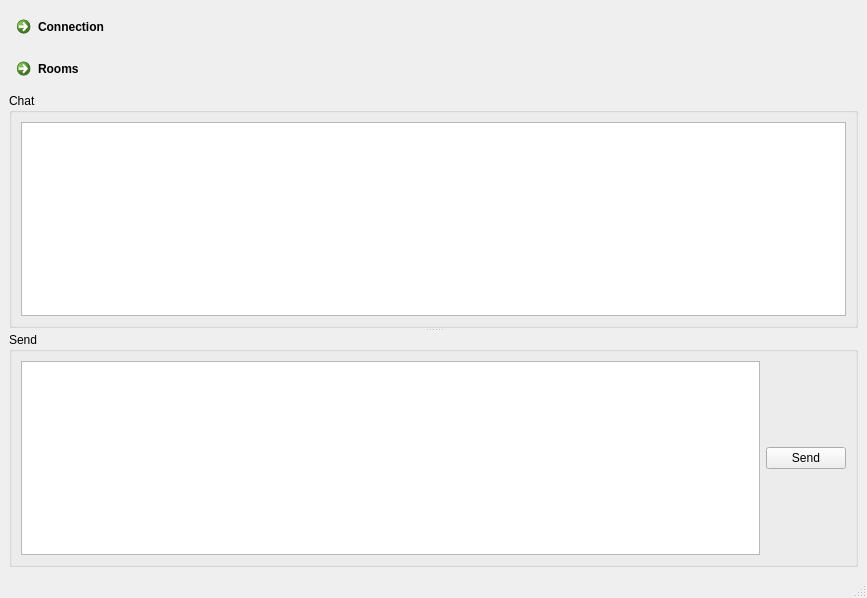
<?xml version="1.0" encoding="UTF-8"?>
<ui version="4.0">
 <class>MainWindow</class>
 <widget class="QMainWindow" name="MainWindow">
  <property name="windowModality">
   <enum>Qt::ApplicationModal</enum>
  </property>
  <property name="geometry">
   <rect>
    <x>0</x>
    <y>0</y>
    <width>867</width>
    <height>598</height>
   </rect>
  </property>
  <property name="windowTitle">
   <string>Concord</string>
  </property>
  <widget class="QWidget" name="centralwidget">
   <layout class="QVBoxLayout" name="verticalLayout">
    <item>
     <widget class="QCommandLinkButton" name="connectionButton">
      <property name="text">
       <string>Connection</string>
      </property>
     </widget>
    </item>
    <item>
     <widget class="QCommandLinkButton" name="roomsButton">
      <property name="text">
       <string>Rooms</string>
      </property>
     </widget>
    </item>
    <item>
     <widget class="QSplitter" name="splitter">
      <property name="orientation">
       <enum>Qt::Vertical</enum>
      </property>
      <widget class="QGroupBox" name="chatFrame">
       <property name="title">
        <string>Chat</string>
       </property>
       <layout class="QHBoxLayout" name="horizontalLayout">
        <item>
         <widget class="QTextBrowser" name="textViewer"/>
        </item>
       </layout>
      </widget>
      <widget class="QGroupBox" name="sendFrame">
       <property name="title">
        <string>Send</string>
       </property>
       <layout class="QHBoxLayout" name="horizontalLayout_2">
        <item>
         <widget class="QTextEdit" name="messageEdit"/>
        </item>
        <item>
         <widget class="QPushButton" name="sendButton">
          <property name="text">
           <string>Send</string>
          </property>
         </widget>
        </item>
       </layout>
      </widget>
     </widget>
    </item>
   </layout>
  </widget>
  <widget class="QStatusBar" name="statusbar"/>
 </widget>
 <resources/>
 <connections/>
</ui>
